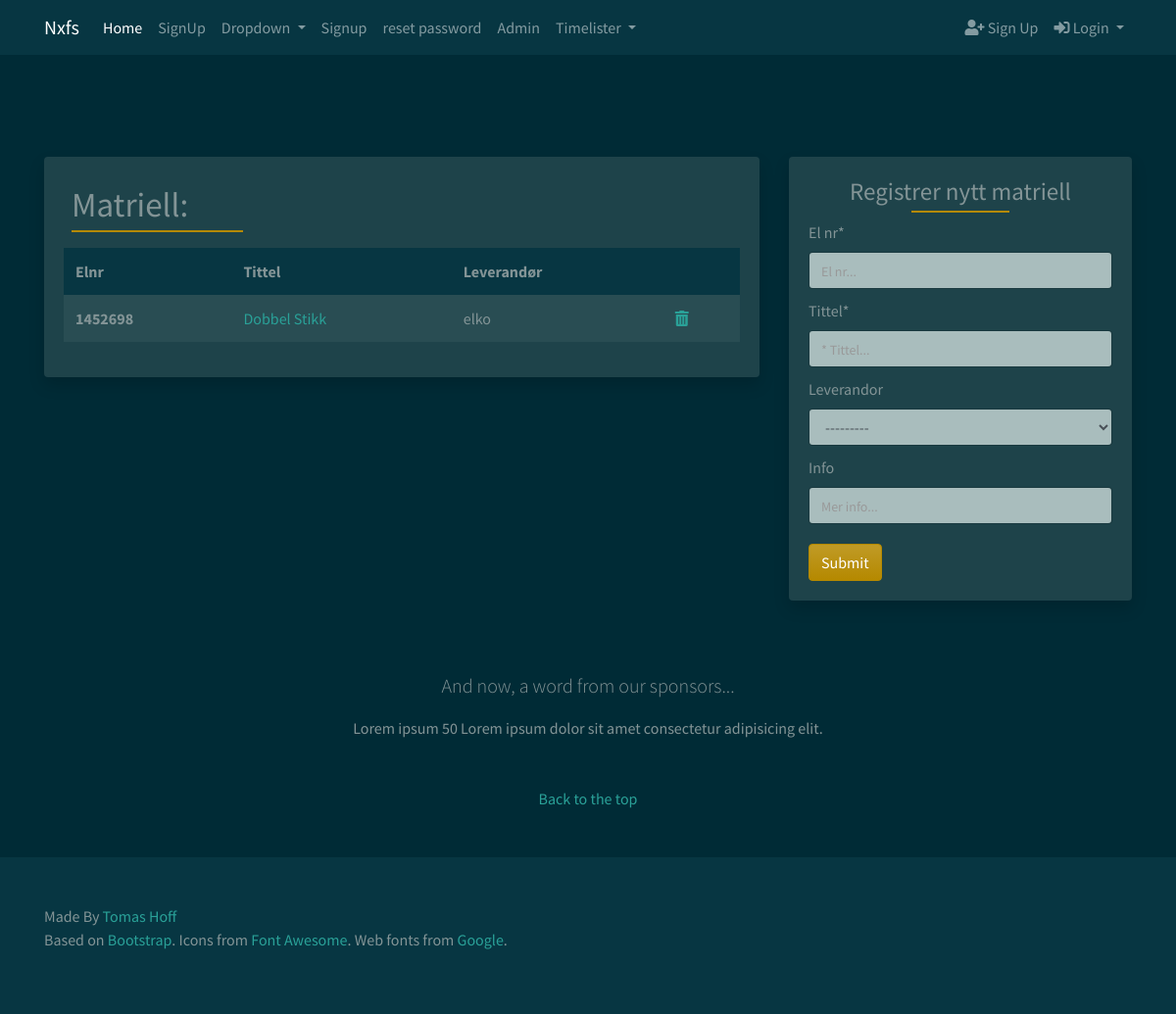
The app's page /timelister/matriell-list/, older data.
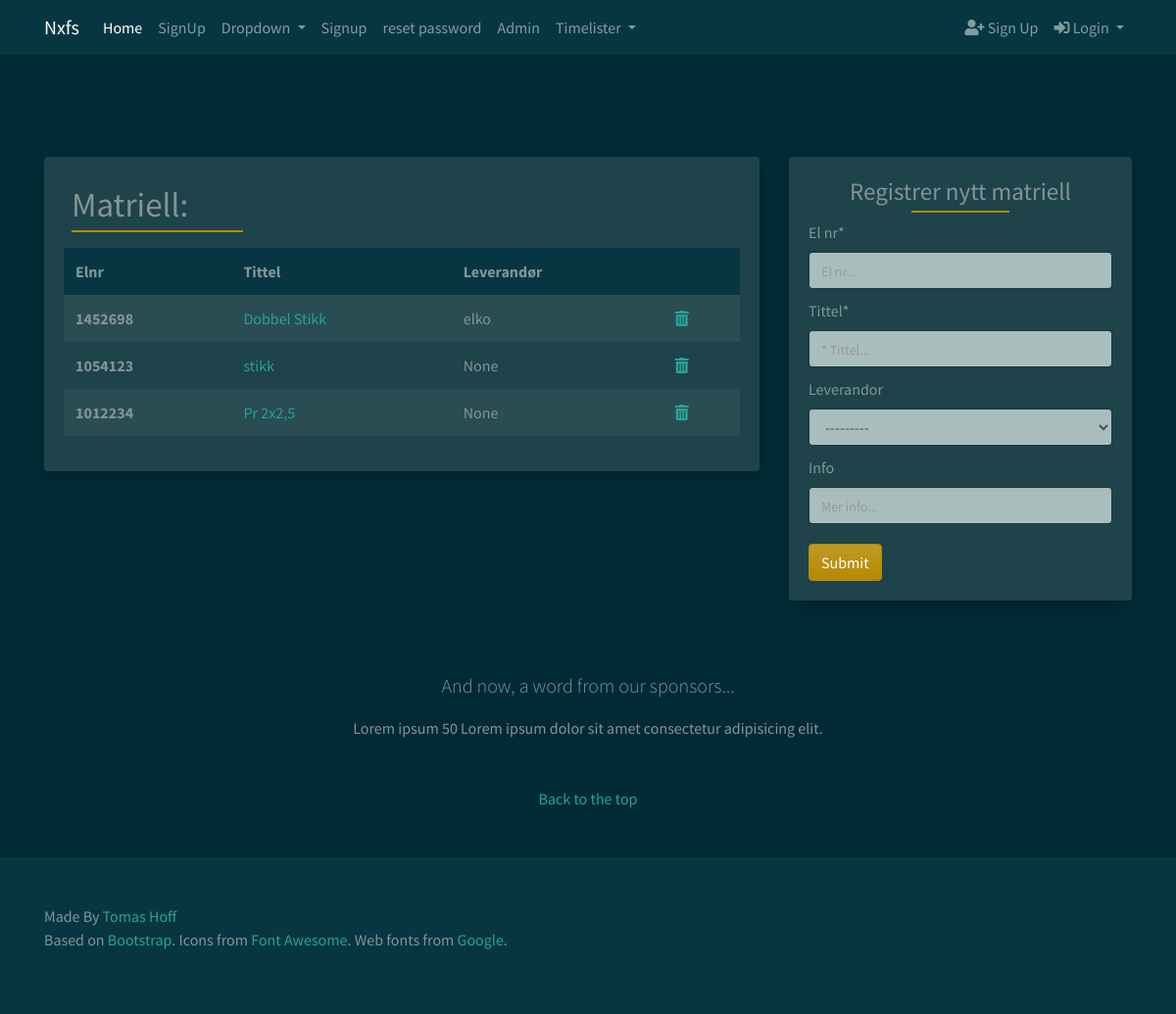
The same page, newer data.
### timelister/models.py (models this page shows, shortened)
class Matriell(models.Model):
    el_nr = models.IntegerField(unique=True, blank=True, null=True,)
    tittel = models.CharField(max_length=64, unique=True, blank=True)
    info = models.CharField(max_length=256, blank=True)
    leverandor = models.ForeignKey(
        Leverandorer, on_delete=models.CASCADE, blank=True, null=True)
    image = models.ImageField()
    class Meta:
        verbose_name = 'Matriell'
        verbose_name_plural = 'Matriell'
    def __str__(self):
        return self.tittel

class Leverandorer(models.Model):
    name = models.CharField(max_length=64, blank=True)
    """Model definition for Leverandorer."""
    class Meta:
        verbose_name = 'Leverandor'
        verbose_name_plural = 'Leverandorer'
    def __str__(self):
        return self.name

### timelister/views.py (the view)
# urls.py: path('matriell-list/', views.matriellList, name="matriell-list"),
def matriellList(request):
    matriell = models.Matriell.objects.all()
    matriellform = MatriellForm(request.POST or None)
    if request.method == "POST":
        if matriellform.is_valid():
            matriellform.save()
            messages.success(request, 'Matriell Lagt til')
            return redirect(request.META.get('HTTP_REFERER', redirect_if_referer_not_found))
    context = {
        'matriell': matriell,
        'matriellform': matriellform
    }
    return render(request, 'timelister/matiell-liste.html', context)

### timelister/forms.py
class MatriellForm(forms.ModelForm):
    el_nr = forms.CharField(max_length=7, widget=forms.TextInput(
        attrs={
            'placeholder': 'El nr...',
        }))
    tittel = forms.CharField(max_length=64, widget=forms.TextInput(
        attrs={
            'placeholder': '* Tittel...',
        }))
    info = forms.CharField(max_length=256, required=False, widget=forms.TextInput(
        attrs={
            'placeholder': 'Mer info...',
        }))
    class Meta:
        model = Matriell
        fields = (
            'el_nr',
            'tittel',
            'leverandor',
            'info',
        )

### srv/context_processors.py (called while the page is built)
def custom_context(request):
    navbarloginform = LoginForm(request.POST or None)
    return {
        'navbarloginform': navbarloginform
    }

### templates/timelister/matiell-liste.html (shortened to what this page needs)
{% extends 'base.html' %}
{% block content %}
{% load crispy_forms_tags %}
<div class="col-lg-8">
    <div class="card border-0 shadow mb-4">
        <div class="card-body">
            <div class="d-flex justify-content-between">
                <div class="p-2">
                    <h2 class="card-body">Matriell:</h2>
                </div>
                <div class="p-2"></div>
                <div class="p-2">
                </div>
            </div>
            <table class="table table-striped table-borderless">
                <thead class="thead-custom">
                    <tr>
                        <th scope="col">Elnr</th>
                        <th scope="col">Tittel</th>
                        <th scope="col">Leverandør</th>
                        <th scope="col"></th>
                    </tr>
                </thead>
                <tbody>
                    {% for mat in matriell %}
                    <tr>
                        <th scope="row">{{ mat.el_nr }}</th>
                        <td><a href="{% url 'matriell-detail' object_id=mat.pk %}">{{ mat }}</a></td>
                        <td>{{ mat.leverandor }}</td>
                        <td><a href="{% url 'delete_matriell' object_id=mat.id %}" class="confirm-delete"
                                data-toggle="modal" data-target="#confirmTimerDeleteModal" id="deleteButton{{mat.id}}">
                                <i class="fas fa-trash-alt" tooltip-toggle="tooltip" title="Delete"></i></a>
                        </td>
                    </tr>
                    {% endfor %}
                </tbody>
            </table>
        </div>
    </div>
</div>
<div class="col-lg-4">
    <div class="card border-0 shadow mb-4 d-none d-lg-block">
        <div class="card-body">
            <div class="form-group">
                <h2>Registrer nytt matriell<br>
                </h2>
                <form method="POST" action=".">
                    {{ matriellform|crispy }}
                    <button type="submit" class="btn btn-primary button-card">Submit</button>
                </form>
            </div>
        </div>
    </div>
</div>
{% endblock content %}

Row changes from the older to the newer data that the page shows:
added Matriell: el_nr "1054123", tittel "stikk", leverandor "None"
added Matriell: el_nr "1012234", tittel "Pr 2x2,5", leverandor "None"
